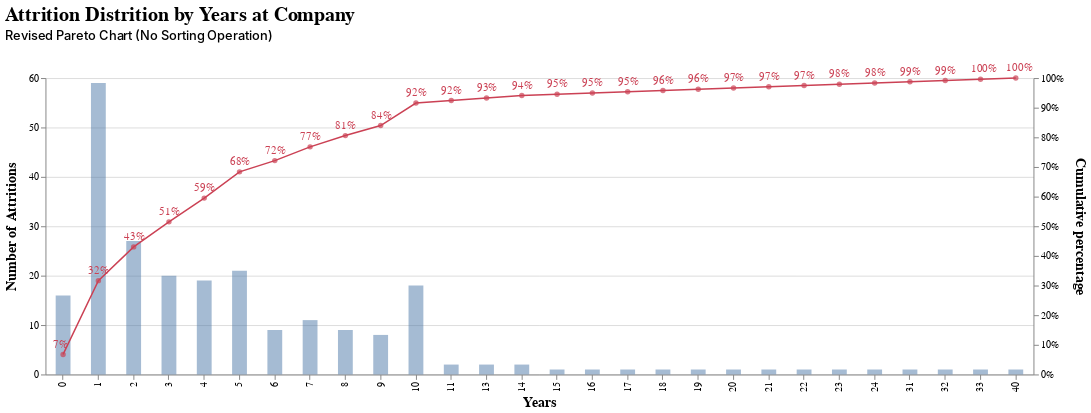

Here is the notebook cell this chart was saved with:
### Code cell
years_pareto(df_yearatcompany).properties(
        title = {
            'text': 'Attrition Distrition by Years at Company',
            'subtitle':'Revised Pareto Chart (No Sorting Operation)',
            'subtitleFontWeight':500,
            'subtitleFontSize': 13,
            'anchor':'start',
            'fontSize': 20,
            'offset':20,
            'subtitlePadding':5

        }
    )

### Figure 1 — Vega-Lite specification as saved in the notebook (floating-point values rounded to 4 significant figures)
{"config": {"view": {"continuousWidth": 400, "continuousHeight": 300, "strokeWidth": 0}, "mark": {}}, "layer": [{"mark": {"type": "bar", "opacity": 0.5, "size": 15}, "encoding": {"x": {"type": "ordinal", "axis": {"title": "Years", "titleFontSize": 14}, "field": "year"}, "y": {"type": "quantitative", "axis": {"title": "Number of Attritions", "titleFontSize": 14, "titlePadding": 10}, "field": "counts"}}, "height": 300, "width": 1000}, {"mark": {"type": "line", "color": "#cb4154", "strokeWidth": 1.5}, "encoding": {"text": {"type": "quantitative", "field": "cumpercent"}, "x": {"type": "ordinal", "axis": {"title": "Years", "titleFontSize": 14}, "field": "year"}, "y": {"type": "quantitative", "axis": {"format": ".0%", "title": "Cumulative percentage", "titleFontSize": 14, "titlePadding": 10}, "field": "cumpercent"}}, "height": 300, "width": 1000}, {"mark": {"type": "circle", "color": "#cb4154", "strokeWidth": 3}, "encoding": {"text": {"type": "quantitative", "field": "cumpercent"}, "x": {"type": "ordinal", "axis": {"title": "Years", "titleFontSize": 14}, "field": "year"}, "y": {"type": "quantitative", "axis": null, "field": "cumpercent"}}, "height": 300, "width": 1000}, {"mark": {"type": "text", "align": "left", "baseline": "middle", "dx": -10, "dy": -10}, "encoding": {"color": {"value": "#cb4154"}, "text": {"type": "quantitative", "field": "cumpercent", "format": ".0%"}, "x": {"type": "ordinal", "axis": {"title": "Years", "titleFontSize": 14}, "field": "year"}, "y": {"type": "quantitative", "axis": null, "field": "cumpercent"}}, "height": 300, "width": 1000}], "data": {"name": "data-46e5cfea4613aa2e45604e540782d86a"}, "resolve": {"scale": {"y": "independent"}}, "title": {"text": "Attrition Distrition by Years at Company", "subtitle": "Revised Pareto Chart (No Sorting Operation)", "subtitleFontWeight": 500, "subtitleFontSize": 13, "anchor": "start", "fontSize": 20, "offset": 20, "subtitlePadding": 5}, "$schema": "https://vega.github.io/schema/vega-lite/v4.8.1.json", "datasets": {"data-46e5cfea4613aa2e45604e540782d86a": [{"year": 0, "counts": 16, "cumpercent": 0.06751}, {"year": 1, "counts": 59, "cumpercent": 0.3165}, {"year": 2, "counts": 27, "cumpercent": 0.4304}, {"year": 3, "counts": 20, "cumpercent": 0.5148}, {"year": 4, "counts": 19, "cumpercent": 0.5949}, {"year": 5, "counts": 21, "cumpercent": 0.6835}, {"year": 6, "counts": 9, "cumpercent": 0.7215}, {"year": 7, "counts": 11, "cumpercent": 0.7679}, {"year": 8, "counts": 9, "cumpercent": 0.8059}, {"year": 9, "counts": 8, "cumpercent": 0.8397}, {"year": 10, "counts": 18, "cumpercent": 0.9156}, {"year": 11, "counts": 2, "cumpercent": 0.9241}, {"year": 13, "counts": 2, "cumpercent": 0.9325}, {"year": 14, "counts": 2, "cumpercent": 0.9409}, {"year": 15, "counts": 1, "cumpercent": 0.9451}, {"year": 16, "counts": 1, "cumpercent": 0.9494}, {"year": 17, "counts": 1, "cumpercent": 0.9536}, {"year": 18, "counts": 1, "cumpercent": 0.9578}, {"year": 19, "counts": 1, "cumpercent": 0.962}, {"year": 20, "counts": 1, "cumpercent": 0.9662}, {"year": 21, "counts": 1, "cumpercent": 0.9705}, {"year": 22, "counts": 1, "cumpercent": 0.9747}, {"year": 23, "counts": 1, "cumpercent": 0.9789}, {"year": 24, "counts": 1, "cumpercent": 0.9831}, {"year": 31, "counts": 1, "cumpercent": 0.9873}, {"year": 32, "counts": 1, "cumpercent": 0.9916}, {"year": 33, "counts": 1, "cumpercent": 0.9958}, {"year": 40, "counts": 1, "cumpercent": 1.0}]}}
